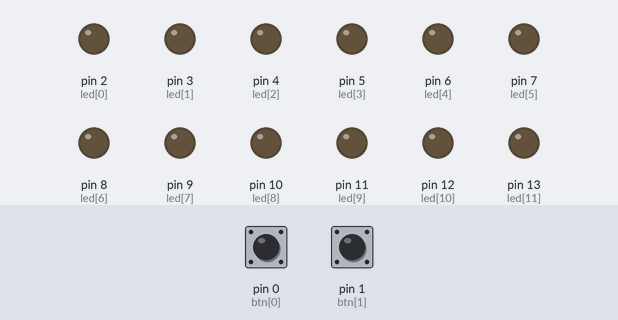
The sketch below on a simulated Arduino Uno, built with avr-gcc and run on an emulated ATmega328P. Parts: output pins drawn as LEDs (lit = HIGH). Inputs (shaded band) come from the test bench; at power-on: pin 0 (btn[0]) LOW, pin 1 (btn[1]) LOW.

Above: at 1.2 s.
1.3 s: pin 0 (btn[0]) pulled HIGH for 0.15 s
At 1.37 s:
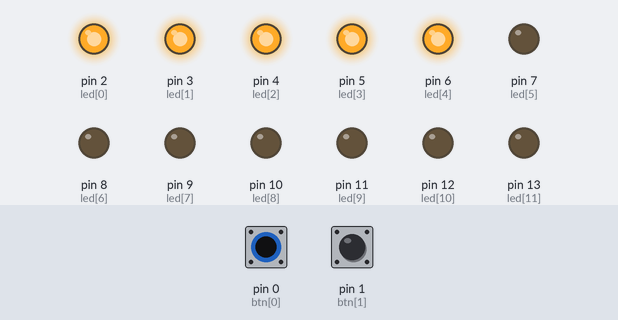
2.9 s: pin 1 (btn[1]) pulled HIGH for 0.15 s
At 2.97 s:
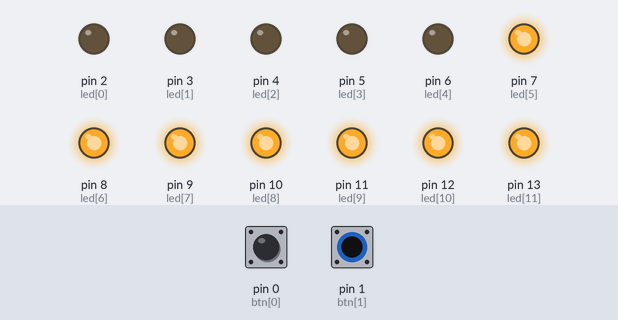
4.5 s: pin 1 (btn[1]) pulled HIGH for 3.2 s
At 8.6 s:
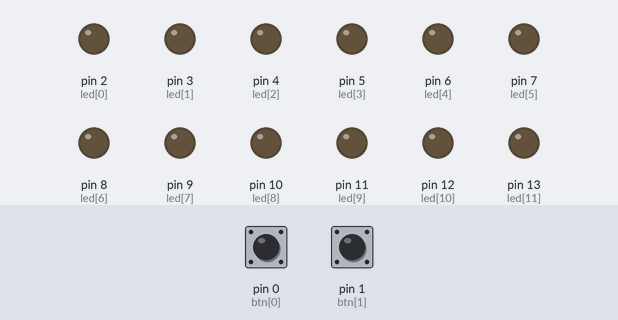
9.2 s: pin 0 (btn[0]) pulled HIGH for 3.2 s
At 9.8 s:
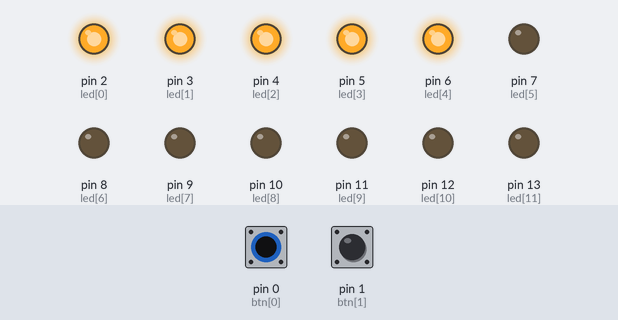
Timing chart, 0 to 13.9 s (numbered marks = the images above; inputs shaded):
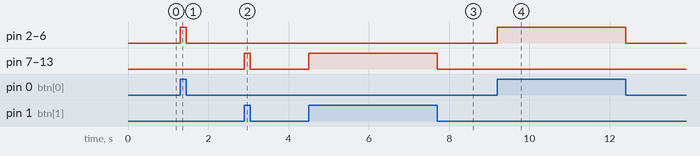

The sketch:

Constellation_1___2.ino
```cpp
const int btn[] = {0, 1};
const int led[] = {2, 3, 4, 5, 6, 7, 8, 9, 10, 11, 12, 13};
const int led1[] = {2, 3, 4, 5, 6};
const int led2[] = {7, 8, 9, 10, 11, 12, 13};

void setup() {
  for (int i = 0; i <= 1; i++) {
    pinMode(btn[i], INPUT);
  }
  for (int i = 0; i <= 11; i++) {
    pinMode(led[i], OUTPUT);
  }
  for (int i = 0; i <= 11; i++) {
      digitalWrite(led[i], LOW);
  }
}

void loop(){
  if (digitalRead(btn[0]) == HIGH) {
    for (int i = 0; i <= 4; i++) {
      digitalWrite(led1[i], HIGH);
    }
    for (int i = 0; i <= 6; i++) {
      digitalWrite(led2[i], LOW);
    }
  }
  else if (digitalRead(btn[1]) == HIGH) {
    for (int i = 0; i <= 6; i++) {
      digitalWrite(led2[i], HIGH);
    }
    for (int i = 0; i <= 4; i++) {
      digitalWrite(led1[i], LOW);
    }
  }
  else {
    for (int i = 0; i <= 11; i++) {
      digitalWrite(led[i], LOW);
    }
  }
}
```

Measured:
- after the input at 1.3 s, pin 2 (led[0]), pin 3 (led[1]), pin 4 (led[2]), pin 5 (led[3]), pin 6 (led[4]): LOW → HIGH at once, → LOW 0.15 s later
- after the input at 2.9 s, pin 7 (led[5]), pin 8 (led[6]), pin 9 (led[7]), pin 10 (led[8]), pin 11 (led[9]), pin 12 (led[10]), pin 13 (led[11]): LOW → HIGH at once, → LOW 0.15 s later
- after the input at 4.5 s, pin 7 (led[5]), pin 8 (led[6]), pin 9 (led[7]), pin 10 (led[8]), pin 11 (led[9]), pin 12 (led[10]), pin 13 (led[11]): LOW → HIGH at once, → LOW 3.2 s later
- after the input at 9.2 s, pin 2 (led[0]), pin 3 (led[1]), pin 4 (led[2]), pin 5 (led[3]), pin 6 (led[4]): LOW → HIGH at once, → LOW 3.2 s later
